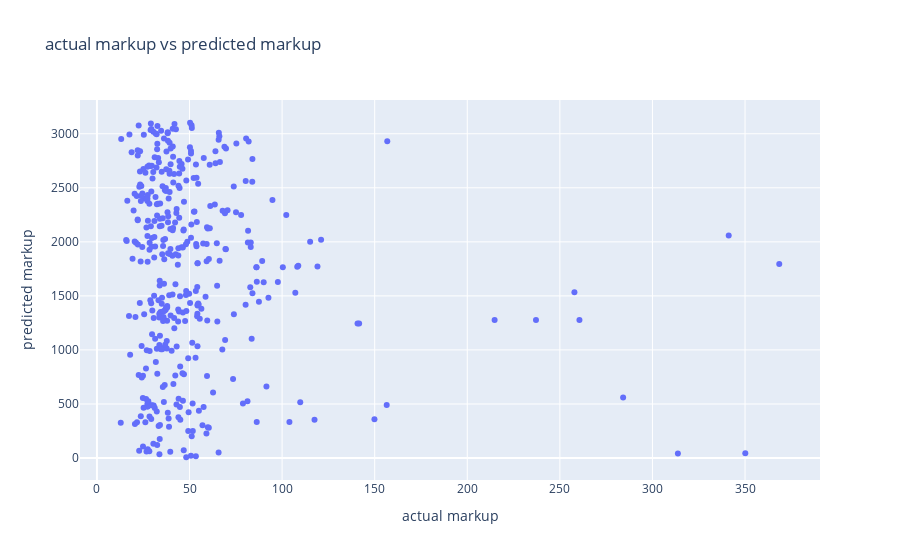

The cell this chart's notebook holds for it:
### Markdown cell above
## Visualizing Model Results

### Code cell
px.scatter(y_test ,y_pred, title = 'actual markup vs predicted markup', labels={
                     "index": "predicted markup",
                     "x": "actual markup",
                    
                 },)

### Figure 1 — Plotly figure (JSON) as saved in the notebook; plotly's stock layout.template omitted (floating-point values rounded to 4 significant figures; data arrays with more than 128 entries replaced by an {"elided": "..."} marker saying what was removed)
{"data": [{"hovertemplate": "actual markup=%{x}<br>predicted markup=%{y}<extra></extra>", "legendgroup": "", "marker": {"color": "#636efa", "symbol": "circle"}, "mode": "markers", "name": "", "orientation": "h", "showlegend": false, "type": "scatter", "x": {"elided": "400 float values"}, "xaxis": "x", "y": {"elided": "400 int values"}, "yaxis": "y"}], "layout": {"legend": {"tracegroupgap": 0}, "title": {"text": "actual markup vs predicted markup"}, "xaxis": {"anchor": "y", "domain": [0, 1], "title": {"text": "actual markup"}}, "yaxis": {"anchor": "x", "domain": [0, 1], "title": {"text": "predicted markup"}}}}
